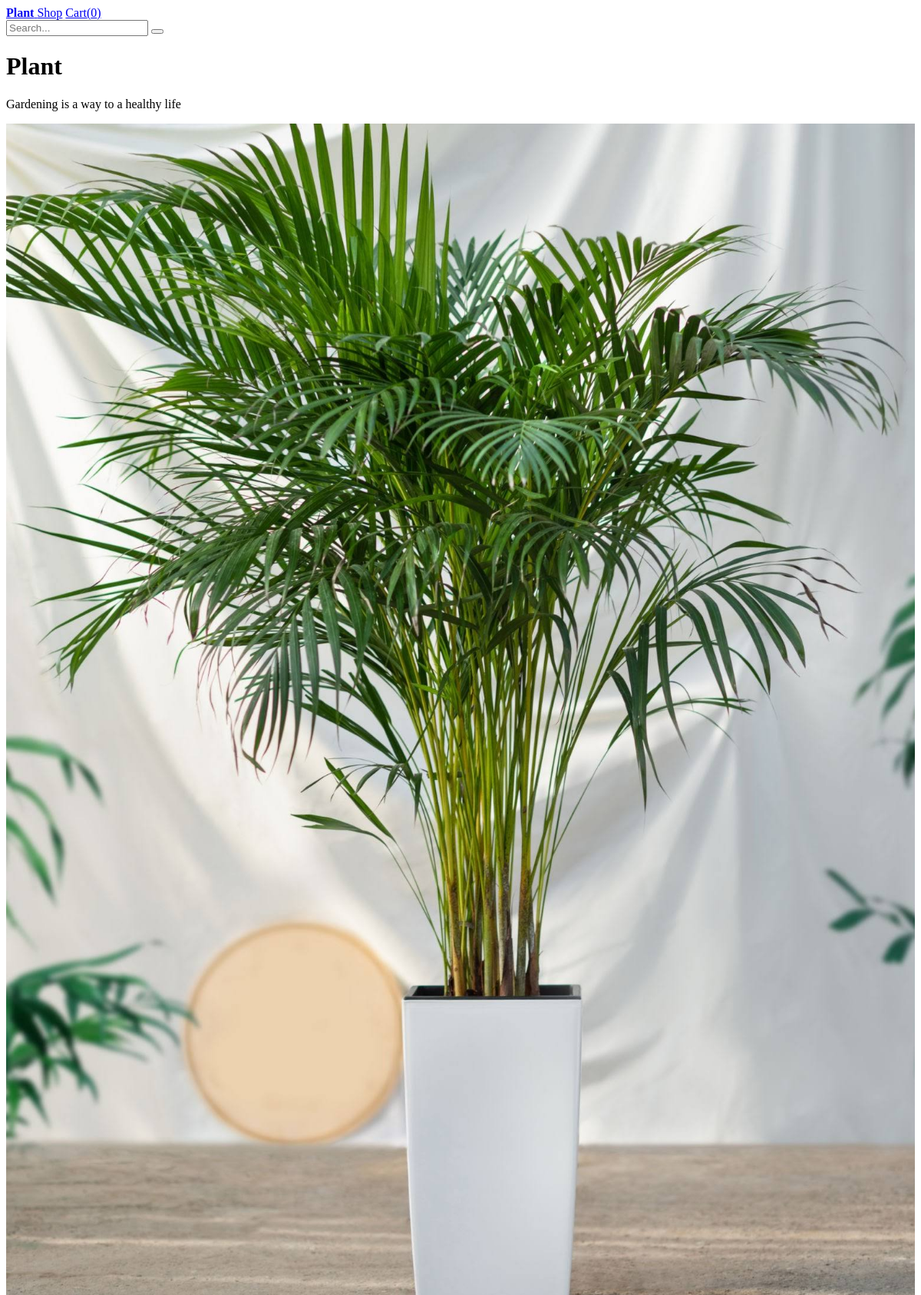
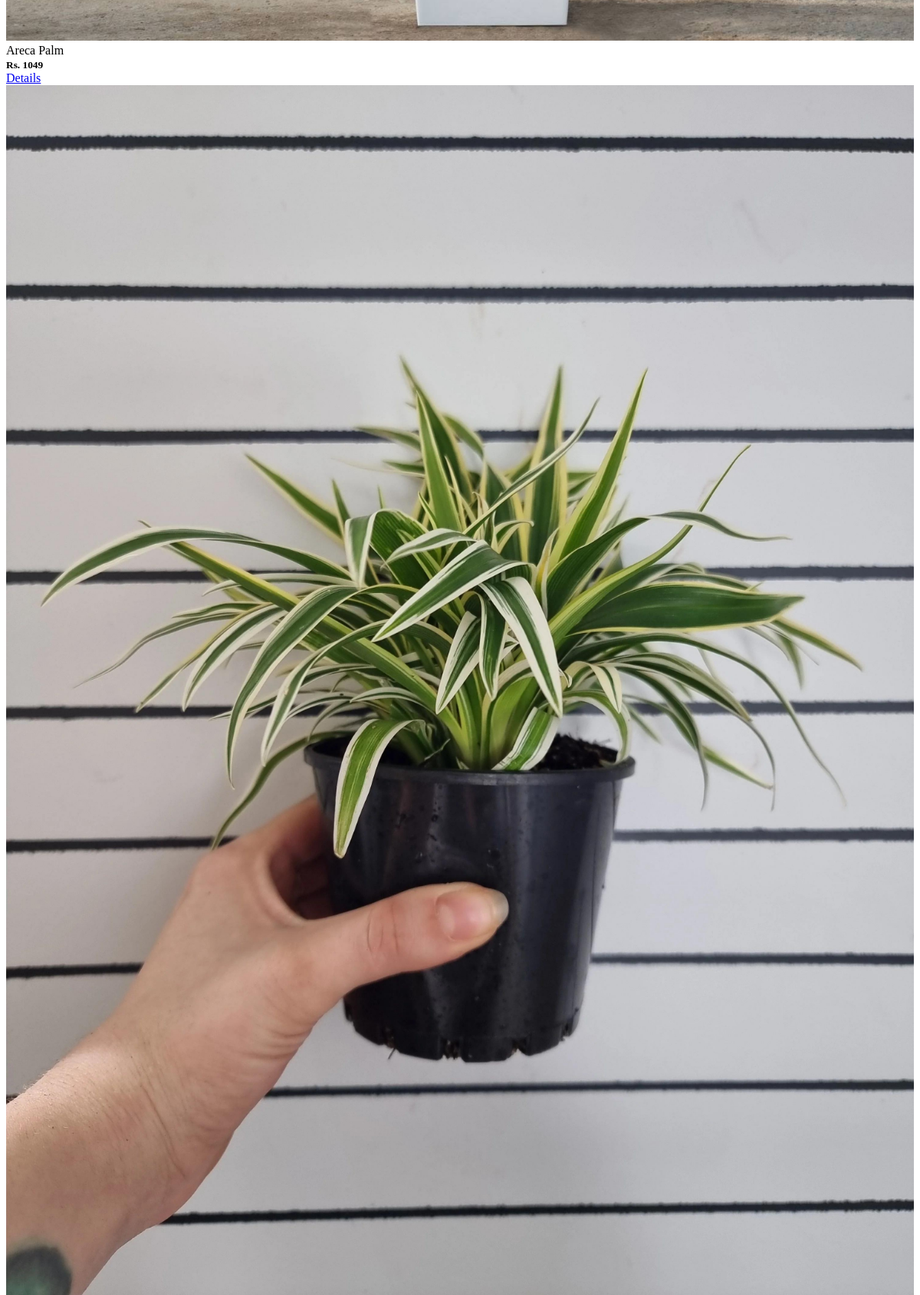
The page / (upper part) on the database its author committed (2 pictures, top to bottom).
### plant/shop/models.py (models this page shows, shortened)
class Product(db.Model):
    id = db.Column(db.Integer, primary_key=True)
    category_id = db.Column(db.Integer, db.ForeignKey('category.id', ondelete='CASCADE'), nullable=False, unique=False)
    category = db.relationship('Category', back_populates='products')
    name = db.Column(db.String(30), nullable=False, unique=True)
    slug = db.Column(db.String(300), nullable=False, unique=True)
    description = db.Column(db.Text, nullable=False, unique=False)
    how_to_maintain = db.Column(db.Text, nullable=True, unique=False)
    where_to_keep = db.Column(db.Text, nullable=True, unique=False)
    image = db.Column(db.String(128), nullable=True, unique=True)
    price = db.Column(db.Integer(), nullable=False, unique=False, default=1000)
    order_items = db.relationship('OrderItem', back_populates='products', cascade='all, delete, delete-orphan')

### plant/core/routes.py (the view)
@core.route('/')
def home():
    products = Product.query.all()[:8]
    return render_template('home.html', products=products)

### plant/__init__.py (called while the page is built)
@app.context_processor
def cart_context():
    cart_obj = Cart(session)
    return dict(cart_context=cart_obj)

### plant/cart/cart.py (called while the page is built)
    def __len__(self):
        return sum(int(item['quantity']) for item in self.cart.values())

### plant/templates/home.html
{% extends 'base.html' %}
{% block content %}
<div class="my-2 py-2">
  <div class="hero bg-gray pl-2">
    <div class="hero-body">
      <h1>Plant</h1>
      <p>Gardening is a way to a healthy life</p>
    </div>
  </div>
</div>
<div class="my-2 py-2">
  <div class="columns">
    {% for product in products %}
      {% include 'parts/item.html' %}
    {% endfor %}
  </div>
</div>
{% endblock content %}

### plant/templates/parts/item.html
<div class="column col-3 col-md-4 col-sm-6 mb-2">
    <div class="card">
      {% if product.image %}
        <div class="card-image">
          <img loading="lazy" class="img-fit-cover img-responsive aspect-ratio" src="{{url_for('static', filename=product.image)}}">
        </div>
      {% endif %}
      <div class="card-header">
        <div class="card-title h5 text-ellipsis">{{product.name}}</div>
        <small><Strong>Rs. {{product.price}}</Strong></small>
      </div>
      <div class="card-footer">
        <a href="{{url_for('shop.details', slug=product.slug)}}" class="btn btn-primary">Details</a>
      </div>
    </div>
  </div>

### plant/core/static/style.css (style rules this page uses)
.aspect-ratio { position: relative; width: 100%; }

### rows shown on the page
Product: image (picture), name "Areca Palm", price "1049"
Product: image (picture)

### other values the page prints
{{ cart_context|length }} "0"
